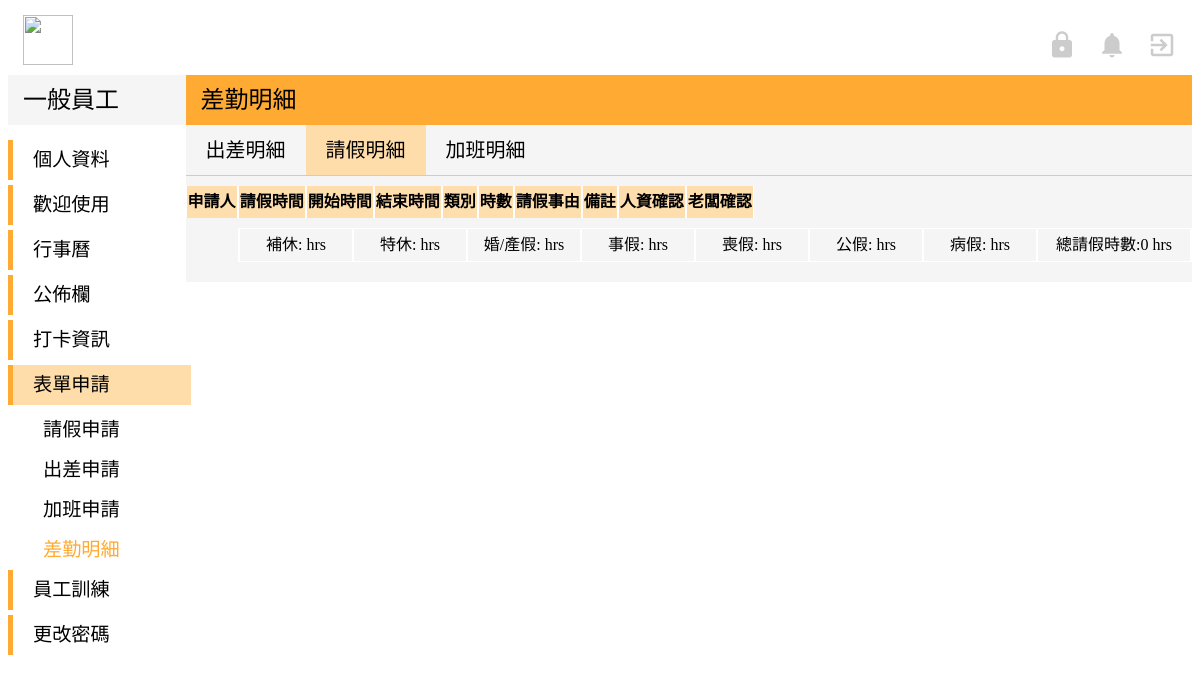
Page /user-Model/user_leave_list.php (signed in) on the earlier database version.
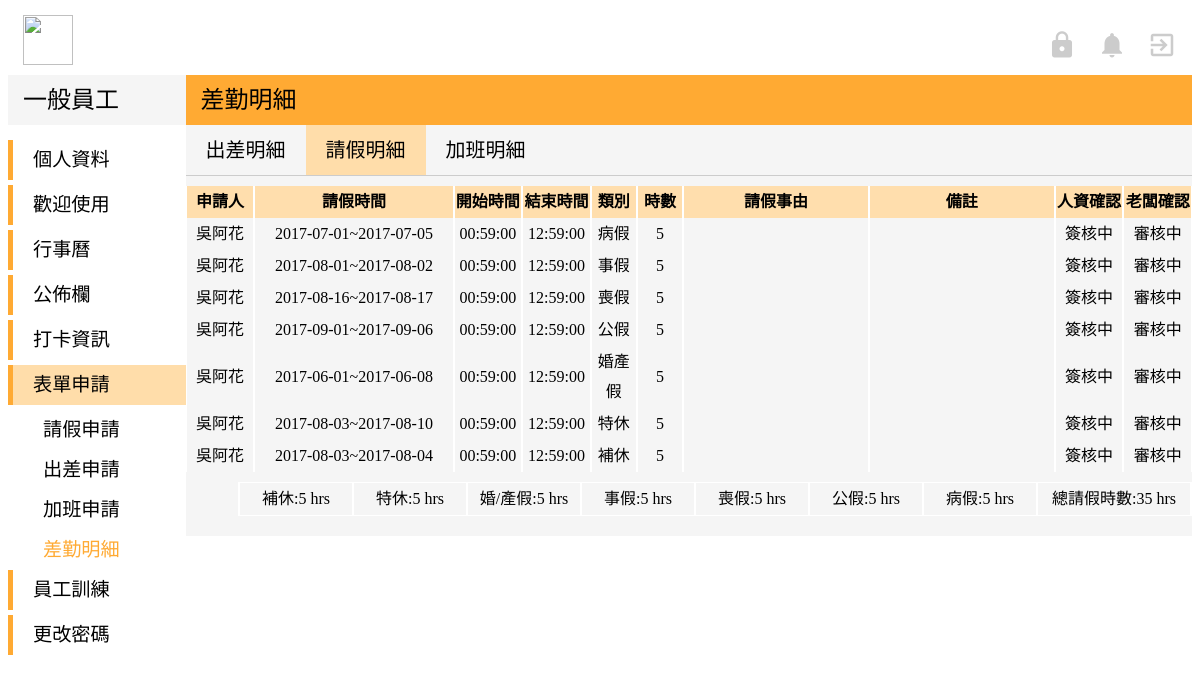
Same page on the later database version.
### tables this page shows
CREATE TABLE `leave` (
  `id` int(11) NOT NULL,
  `l_sn` varchar(15) NOT NULL,
  `l_name` varchar(30) NOT NULL,
  `l_startDate` date NOT NULL,
  `l_startTime` time NOT NULL,
  `l_endDate` date NOT NULL,
  `l_endTime` time NOT NULL,
  `l_month` varchar(2) NOT NULL,
  `l_type` varchar(30) NOT NULL,
  `l_compensatoryLevae` varchar(30) NOT NULL,
  `l_annualLeave` varchar(30) NOT NULL,
  `l_marriageLeave` varchar(30) NOT NULL,
  `l_officialLeave` varchar(30) NOT NULL,
  `l_personalLeave` varchar(30) NOT NULL,
  `l_funeralLeave` varchar(30) NOT NULL,
  `l_sickLeave` varchar(30) NOT NULL,
  `l_hrs` varchar(30) NOT NULL,
  `l_state` varchar(30) NOT NULL,
  `l_comment` varchar(30) NOT NULL,
  `l_hrCheck` varchar(30) NOT NULL DEFAULT '簽核中',
  `l_bossCheck` varchar(30) NOT NULL DEFAULT '審核中',
  `l_applyDate` timestamp NOT NULL DEFAULT CURRENT_TIMESTAMP
);

### user-Model/user_leave_list.php (the view, shortened to what this page needs)
<!DOCTYPE html>
<?php
$servername = "localhost";
$username = "root";
$password = "root";
$dbname = "peopleresource";
try {
    $conn = mysqli_connect($servername,$username ,$password,$dbname);
    $sql = "SELECT * FROM `leave` WHERE l_name='".$_SESSION['name']."'";
    $result = mysqli_query($conn,$sql);
    }
catch(PDOException $e)
    {
    echo $sql . "<br>" . $e->getMessage();
    }
?>
<html>
<head>
</head>
<body>
	<link rel="stylesheet" href="../view/indexStyle.css">
</head>
<body>
  <div class="top">
		<img class="titleImg" src="http://www.lctech.com.tw/wp-content/uploads/bfi_thumb/%E6%9C%AA%E5%91%BD%E5%90%8D-1-%E6%8B%B7%E8%B2%9D-31w65e1o8bhj94p9q5patm@2x.png" width="50" height="50">
		<a href="../Controller/log_logout.php">
			<i id="topIcon" class="material-icons" >exit_to_app</i>
		</a>
		<a href="#">
			<i id="topIcon" class="material-icons">notifications</i>
		</a>
    <?php if ($_SESSION['root'] == 'admin'){?>
		    <a href="../admin-Model/admin_index.php">
			    <i id="topIcon" class="material-icons">https</i>
		    </a><?php }
    ?>
	</div>
	<div class="down">
			<div class="left">
				<div class="left-top">
					<p class="left-top-title">一般員工</p>
				</div>
				<div class="left-bottom">
					<div class="left-title" >
						<a href="user_profile.php" style="margin:auto 20px">個人資料</a>
					</div>
					<div class="left-title">
						<a href="user_introduction.php" style="margin:auto 20px">歡迎使用</a>
					</div>
					<div class="left-title">
						<a href="user_index.php"style="margin:auto 20px">行事曆</a>
					</div>
					<div class="left-title">
						<a href="user_news.php" style="margin:auto 20px">公佈欄</a>
					</div>
					<div class="left-title">
						<a href="#" style="margin:auto 20px">打卡資訊</a>
					</div>
					<div class="left-title" style="background-color:#FFDDAA">
						<p style="margin:auto 20px">表單申請</p>
					</div>
						<div  class="left-list">
							<a href="user_leave.php" style="margin:auto 35px">請假申請</a>
						</div>
						<div class="left-list">
							<a href="user_bTrip.php" style="margin:auto 35px">出差申請</a>
						</div>
						<div class="left-list">
							<a href="user_overtime.php" style="margin:auto 35px">加班申請</a>
						</div>
						<div class="left-list">
							<p style="margin:auto 35px;color:#FFAA33;font-weight:500">差勤明細</p>
						</div>
					<div class="left-title">
						<a href="#" style="margin:auto 20px">員工訓練</a>
					</div>
          <div class="left-title">
            <a href="#" style="margin:auto 20px">更改密碼</a>
          </div>
				</div>
			</div>
		 <div class="right">
		  <div class="right-top">
			  <p class="right-top-title">差勤明細</p>
		  </div>
      <div class="right-bottom">
        <div style="width:100%;height:50px;margin:auto;;border-bottom:solid 1px #CCC;">
          <div style="float:left">
            <a href="user_bTrip_list.php" class="right-title">出差明細</a>
          </div>
          <div style="float:left;background-color:#FFDDAA">
            <p class="right-title">請假明細</p>
          </div>
          <div style="float:left">
            <a href="user_overtime_list.php" class="right-title">加班明細</a>
          </div>
        </div>
			  <div>
      		<table cellspacing="0">
            <th>申請人</th>
      			<th>請假時間</th>
      			<th>開始時間</th>
      			<th>結束時間</th>
      			<th>類別</th>
      			<th>時數</th>
      			<th>請假事由</th>
      			<th>備註</th>
      			<th>人資確認</th>
      			<th>老闆確認</th>
        		<?php
        		while($row = mysqli_fetch_array($result)) {
        		?>
            <tr>
        			<td style="width:70px"><?php echo $row["l_name"]; ?></td>
        			<td style="width:215px"><?php echo $row["l_startDate"]; ?>~<?php echo $row["l_endDate"];?></td>
        			<td style="width:70px"><?php echo $row["l_startTime"];?></td>
        			<td style="width:70px"><?php echo $row["l_endTime"];?></td>
        			<td style="width:45px"><?php echo $row["l_type"]?></td>
        			<td style="width:45px"><?php echo $row["l_hrs"];?></td>
        			<td style="width:200px"><?php echo $row["l_state"];?></td>
        			<td style="width:200px"><?php echo $row["l_comment"];?></td>
        			<td style="width:70px"><?php echo $row["l_hrCheck"]; ?></td>
        			<td style="width:70px"><?php echo $row["l_bossCheck"]; ?></td>
        		</tr>
        		<?php } ?>
		      </table>
		<?php
		$servername = "localhost";
		$username = "root";
		$password = "root";
		$dbname = "peopleresource";
		try {
		    $conn = mysqli_connect($servername,$username ,$password,$dbname);
		    $sql = "SELECT SUM(`l_compensatoryLevae`),SUM(`l_annualLeave`),SUM(`l_marriageLeave`),SUM(`l_personalLeave`),SUM(`l_funeralLeave`),SUM(`l_officialLeave`),SUM(`l_sickLeave`) FROM `leave` WHERE l_name='".$_SESSION['name']."'";
		    $result = mysqli_query($conn,$sql);
		    }
		catch(PDOException $e)
		    {
		    echo $sql . "<br>" . $e->getMessage();
		    }
		 $row = mysqli_fetch_array($result) ?>
          <table cellspacing="0" style="border:solid 1px white;margin-top:10px;float:right;">
        		<td style="width:110px">補休:<?php echo $row["SUM(`l_compensatoryLevae`)"]; ?>  hrs</td>
        		<td style="width:110px">特休:<?php echo $row["SUM(`l_annualLeave`)"];?>  hrs</td>
        		<td style="width:110px">婚/產假:<?php echo $row["SUM(`l_marriageLeave`)"];?>  hrs</td>
        		<td style="width:110px">事假:<?php echo $row["SUM(`l_personalLeave`)"];?>  hrs</td>
        		<td style="width:110px">喪假:<?php echo $row["SUM(`l_funeralLeave`)"];?>  hrs</td>
        		<td style="width:110px">公假:<?php echo $row["SUM(`l_officialLeave`)"];?>  hrs</td>
        		<td style="width:110px">病假:<?php echo $row["SUM(`l_sickLeave`)"];?>  hrs</td>
            <td style="width:150px">總請假時數:<?php echo $row["SUM(`l_compensatoryLevae`)"]+$row["SUM(`l_annualLeave`)"]+$row["SUM(`l_marriageLeave`)"]+$row["SUM(`l_personalLeave`)"]+$row["SUM(`l_funeralLeave`)"]+$row["SUM(`l_officialLeave`)"]+$row["SUM(`l_sickLeave`)"];?>  hrs</td>
        	</table>
        </div>
      </div>
    </div>
  </div>
</body>
</html>

### view/indexStyle.css (style rules this page uses)
a { text-decoration:none; }
a:link { color: black; }
.top { width:100%; height:60px; background-color:white; margin-top:15px; }
.titleImg { float:left; margin-left:15px; }
#topIcon { margin-top:15px; margin-right:15px; margin-left:5px; float:right; font-size:30px; color:#CCC; }
.down { width:100%; height:auto; background-color:white; margin:auto; }
.left { width:15%; height:auto; background-color:white; margin:auto; float:left; }
.left-top { width:100%; height:50px; background-color:#F5F5F5; margin:auto; }
.left-top-title { line-height:50px; font-family:Microsoft JhengHei; font-size:150%; margin:auto 15px; font-weight: 500; }
.left-bottom { margin-top: 15px; }
.left-title { width:100%; height:40px; text-align:left; font-family:Microsoft JhengHei; border-left:solid 5px #FFAA33; margin-bottom:5px; line-height:40px; font-size:120%; }
.left-list { width:100%; height:40px; text-align:left; font-family:Microsoft JhengHei; font-size:18px; color:#666666; font-size:120%; line-height:40px; font-weight: 300; }
.right { width:85%; height:auto; background-color:#F5F5F5; margin:auto; float:right; padding-bottom: 20px; }
.right-top { width:100%; height:50px; background-color:#FFAA33; margin:auto; }
.right-top-title { line-height:50px; font-family:Microsoft JhengHei; font-size:150%; margin:auto 15px; font-weight: 500; }
.right-title { line-height:50px; margin:auto 20px; font-size:20px; font-family: Microsoft JhengHei; }
table { margin-top:10px; font-family:Microsoft JhengHei; font-size:16px; line-height:30px; table-layout:fixed; word-wrap:break-word; word-break: break-all; }
td,th,tr { font-family:Microsoft JhengHei; font-size:16px; text-align:center; }

### user-Model/user_leave_list.php (style rules this page uses)
th { background-color:#FFDEAD; }
td,tr,th { border-left: solid 1px white; border-right: solid 1px white; }

Differences in the rows shown:
added leave: l_name "吳阿花", l_startDate "2017-07-01", l_endDate "2017-07-05", l_startTime "00:59:00", l_endTime "12:59:00", l_type "病假", l_hrs "5", l_hrCheck "簽核中", l_bossCheck "審核中"
added leave: l_name "吳阿花", l_startDate "2017-08-01", l_endDate "2017-08-02", l_startTime "00:59:00", l_endTime "12:59:00", l_type "事假", l_hrs "5", l_hrCheck "簽核中", l_bossCheck "審核中"
added leave: l_name "吳阿花", l_startDate "2017-08-16", l_endDate "2017-08-17", l_startTime "00:59:00", l_endTime "12:59:00", l_type "喪假", l_hrs "5", l_hrCheck "簽核中", l_bossCheck "審核中"
added leave: l_name "吳阿花", l_startDate "2017-09-01", l_endDate "2017-09-06", l_startTime "00:59:00", l_endTime "12:59:00", l_type "公假", l_hrs "5", l_hrCheck "簽核中", l_bossCheck "審核中"
added leave: l_name "吳阿花", l_startDate "2017-06-01", l_endDate "2017-06-08", l_startTime "00:59:00", l_endTime "12:59:00", l_type "婚產假", l_hrs "5", l_hrCheck "簽核中", l_bossCheck "審核中"
added leave: l_name "吳阿花", l_startDate "2017-08-03", l_endDate "2017-08-10", l_startTime "00:59:00", l_endTime "12:59:00", l_type "特休", l_hrs "5", l_hrCheck "簽核中", l_bossCheck "審核中"
added leave: l_name "吳阿花", l_startDate "2017-08-03", l_endDate "2017-08-04", l_startTime "00:59:00", l_endTime "12:59:00", l_type "補休", l_hrs "5", l_hrCheck "簽核中", l_bossCheck "審核中"
Other differences:
$row["SUM(`l_compensatoryLevae`)"]: (not shown) → "5"
$row["SUM(`l_annualLeave`)"]: (not shown) → "5"
$row["SUM(`l_marriageLeave`)"]: (not shown) → "5"
$row["SUM(`l_personalLeave`)"]: (not shown) → "5"
$row["SUM(`l_funeralLeave`)"]: (not shown) → "5"
$row["SUM(`l_officialLeave`)"]: (not shown) → "5"
$row["SUM(`l_sickLeave`)"]: (not shown) → "5"
text no longer shown: "0"
text now shown: "35"
